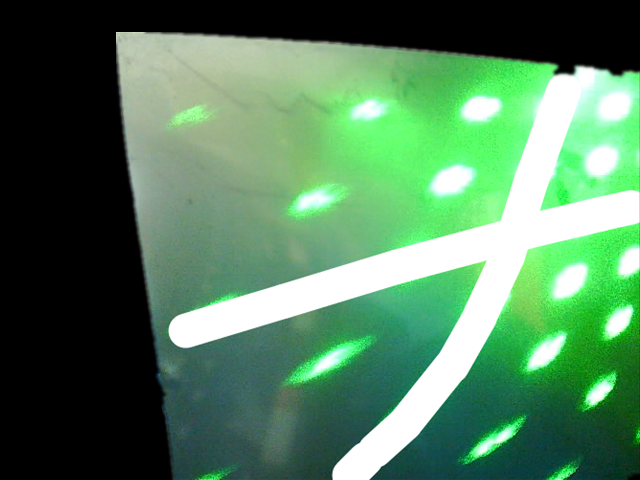
#> input picture Point_Stiching/sample2.png, 640 x 480 px
$ python indexing.py
#> lines starting #> are read from the running program, lines starting #| are printed output that depends on the picture; after the words box and inside, x2 and y2 are one past the last pixel; in counts of white or black regions, pixels touching at a corner belong together; long printed decimals are rounded
# -*- coding: UTF-8 -*-

import os
import sys
import cv2
import math
import numpy as np
from matplotlib import pyplot as plt
from skimage.measure import label, regionprops

from utils import *


NUM_DIR = 8

POINT_LIST = []

POINT_ELEM = {
    "angle": -1,
    "points": []
}


# [101 lines left out: functions draw_image, display_indexing, get_main_angles, extract_points, drop_point, indexing, not called in this run]

    # [4 lines of commented-out code are left out]


class ImageIndex(object):
    """Create indeices for each highlighted points on the image

    Longer class information....
    Longer class information....

    Attributes:
        likes_spam: A boolean indicating if we like SPAM or not.
        eggs: An integer count of the eggs we have laid.
    """
    def __init__(self):
        self.img_origin_bn = None
        self.img_points_bn = None
        self.img_cross_bn = None
        self.points = None
        self.center = None
        self.hor_angle = None
        self.ver_angle = None

    def get_indices(self, img_file):
#> called with img_file = 'sample2.png'
        img = cv2.imread(img_file, cv2.IMREAD_GRAYSCALE)
#> img: shape (480, 640); min 0, max 255, mean 113.9
        self.extract_coord(img)
        #self._test()

    def extract_coord(self, img):
        self._extract_features(img)
        self._parse_cross(img)

        self.center = (0,0)
        self.hor_angle = 0.0
        self.ver_angle = 90.0

    def _extract_features(self, img, thresh=221, min_rad=20, max_rad=80):
        """Extract crucial features from the input image

        Binarize the input image and extract the points and cross features.
        It is assumed that the points and cross are the only over-exposure region on the image.

        Args:
            img: Input numpy array of the grayscale image
            thresh: Thesholding value for the image binarization
            min_rad: Minimum radius of the points
            max_rad: Maximum radius of the points

        """
#> called with thresh = 221, min_rad = 20, max_rad = 80
        img = cv2.GaussianBlur(img,(5,5),0)
        _, img_bn = cv2.threshold(img, thresh, 255, cv2.THRESH_BINARY)
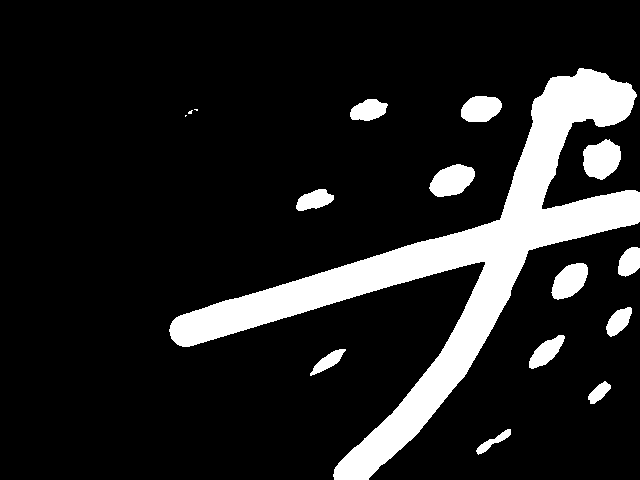
#> img_bn: shape (480, 640); 13.5% white; 16 white regions (3 under 20 px)
        self.img_origin_bn = img_bn.copy()
        self.img_cross_bn = np.zeros(img_bn.shape, dtype=np.uint8)

        # Create the region proposal mask and filter out the curve
        label_mask = label(img_bn, connectivity = 2)
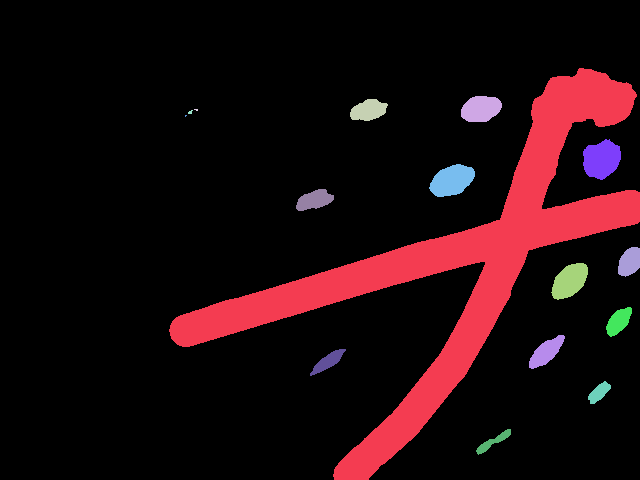
#> label_mask: shape (480, 640) int64; 17 distinct labels, from 0 to 16; one colour per label, 0 black
        properties = regionprops(label_mask)
#> properties = 16 regions; largest, box (x1, y1, x2, y2) and area: (169, 68, 640, 480) 33891, (583, 139, 621, 180) 1146, (429, 164, 475, 197) 1058, (551, 263, 588, 300) 923, (461, 96, 502, 122) 849

        points = []
        for prop in properties:
            diameter = prop.equivalent_diameter
            if diameter < min_rad:
                img_bn[label_mask==prop.label] = 0
            elif diameter > max_rad:
                img_bn[label_mask==prop.label] = 0
                self.img_cross_bn[label_mask==prop.label] = 255
            else:
                points.append([prop.centroid[1], prop.centroid[0]])
#> this loop made 16 passes
#> diameter on passes 1 to 12: 207.7, 32.88, 27.59, 2.76, 4.07, 1.95, 38.2, 36.7, 26.34, 25.38, 34.28, 24.44
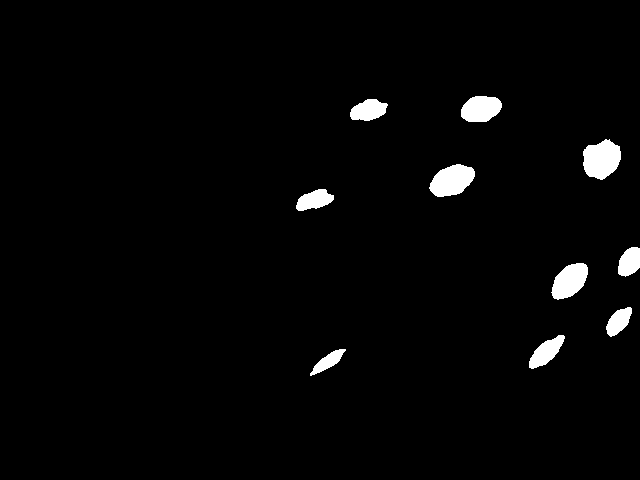
#> img_bn: shape (480, 640); 2.3% white; 10 white regions, largest, box (x1, y1, x2, y2) and area: (583, 139, 621, 180) 1146, (429, 164, 475, 197) 1058, (551, 263, 588, 300) 923
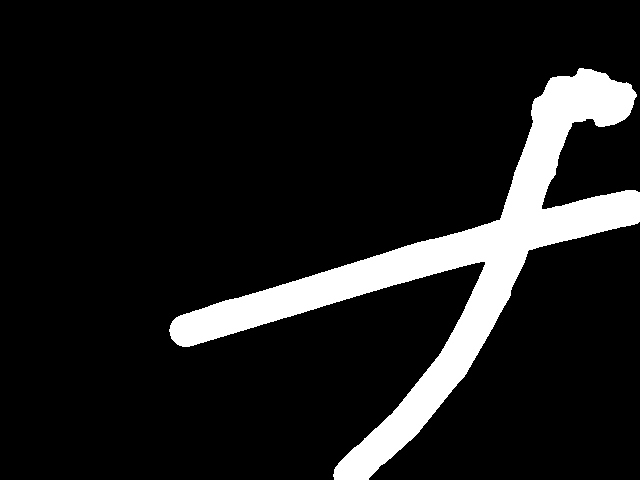
#> self.img_cross_bn: shape (480, 640); 11% white; 1 white region
#> after the loop, points = [[480.5, 108.5], [368.1, 109.9], [601.2, 158.9], [451.6, 180.2], [314, 199.7], [629.1, 261.5], [569.3, 280.5], [618.3, 321], [545.8, 351.7], [327.7, 361.2]]

        self.img_points_bn = img_bn
        self.points = points
#> self.points has the same summary as points

    def _parse_cross(self, img, thresh1=35, thresh2=135):
#> called with thresh1 = 35, thresh2 = 135
        if self.img_cross_bn is None: return
        # Method 1 - Using Hough Transform
        contours, hierarchy = cv2.findContours(self.img_cross_bn,cv2.RETR_TREE,cv2.CHAIN_APPROX_SIMPLE)
#> contours = 1 contour; box (x1, y1, x2, y2) and area: (169, 68, 640, 480) 32994
        edges = cv2.drawContours(np.zeros(img.shape, dtype=np.uint8),contours,-1,255,3)
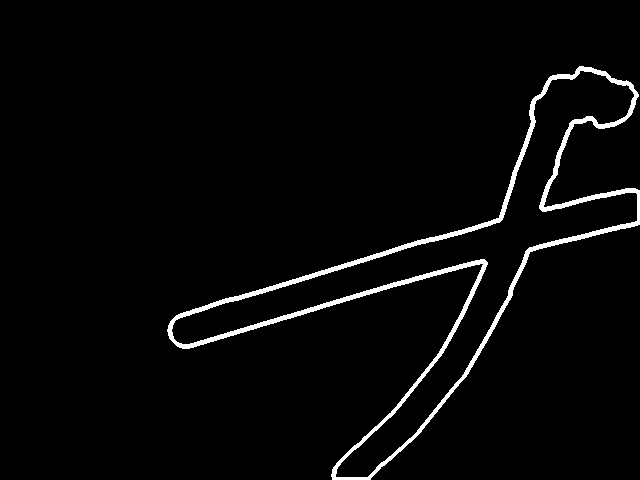
#> edges: shape (480, 640); 2.9% white; 1 white region, box (x1, y1, x2, y2) and area: (167, 66, 640, 480) 8805
        # edges = cv2.Canny(self.img_cross_bn, 35, 135)
        lines = cv2.HoughLines(edges, 1, np.pi/180, 220)
#> lines = [[350, 1.29], [355, 1.27], [378, 1.31], [384, 1.29], [388, 1.27], [371, 1.33], [344, 1.31], [357, 1.26]]
        for line in lines:
            rho, theta = line[0]
            a = np.cos(theta)
            b = np.sin(theta)
            x0 = a*rho
            y0 = b*rho
            print((x0, y0), rho)
            x1 = int(x0 + 1000*(-b))
            y1 = int(y0 + 1000*(a))
            x2 = int(x0 - 1000*(-b))
            y2 = int(y0 - 1000*(a))

            img = cv2.line(img,(x1,y1),(x2,y2),(0,0,255),1)
#> this loop made 8 passes
#> (rho, theta, a, b, x0, y0, x1, y1) on passes 1 to 8: (350, 1.29, 0.276, 0.961, 96.47, 336.4, -864, 612), (355, 1.27, 0.292, 0.956, 103.8, 339.5, -852, 631), (378, 1.31, 0.259, 0.966, 97.83, 365.1, -868, 623), (384, 1.29, 0.276, 0.961, 105.8, 369.1, -855, 644), (388, 1.27, 0.292, 0.956, 113.4, 371, -842, 663), (371, 1.33, 0.242, 0.97, 89.75, 360, -880, 601), (344, 1.31, 0.259, 0.966, 89.03, 332.3, -876, 591), (357, 1.26, 0.309, 0.951, 110.3, 339.5, -840, 648)
#| (96.4731, 336.4416) 350.0
#| (103.792, 339.4882) 355.0
#| (97.834, 365.120) 378.0
#| (105.845, 369.124) 384.0
#| (113.440, 371.046) 388.0
#| (89.753, 359.9797) 371.0
#| (89.034, 332.278) 344.0
#| (110.319, 339.5272) 357.0
#> pass 1, in _parse_cross, `img = cv2.line(img,(x1,y1),(x2,y2),(0,0,255),1)`:
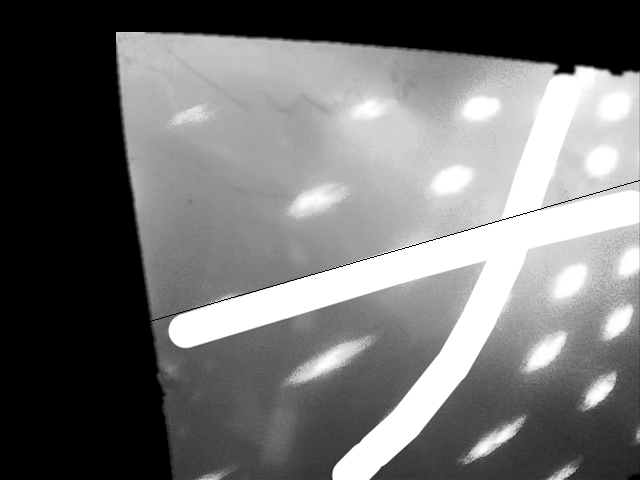
#> img: shape (480, 640); min 0, max 255, mean 113.6
#> after the loop:
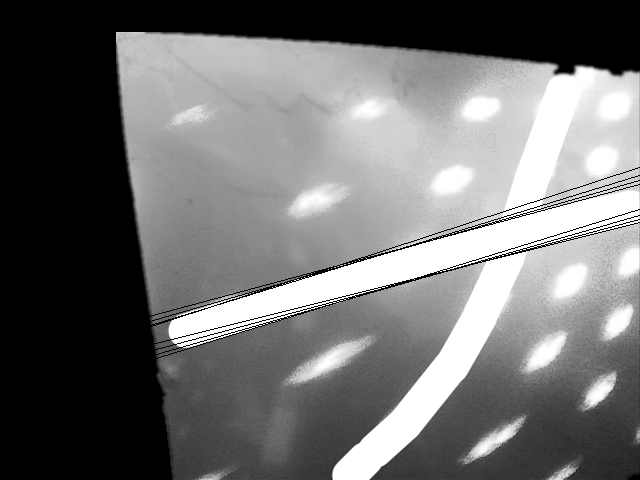
#> img: shape (480, 640); min 0, max 255, mean 111.4
        plt.subplot(1,2,1), plt.imshow(edges, cmap="gray"), plt.title("Cross Edges")
        plt.subplot(1,2,2), plt.imshow(img, cmap="gray"), plt.title("Lines")
        plt.show()


    # [31 lines left out: functions _get_hor_cross_center, _count_blocks, _test, not called in this run]


if __name__ == "__main__":
    img_file = "sample2.png"

    imageIndex = ImageIndex()
    imageIndex.get_indices(img_file)

$ run again, with Point_Stiching/sample1.png copied over Point_Stiching/sample2.png
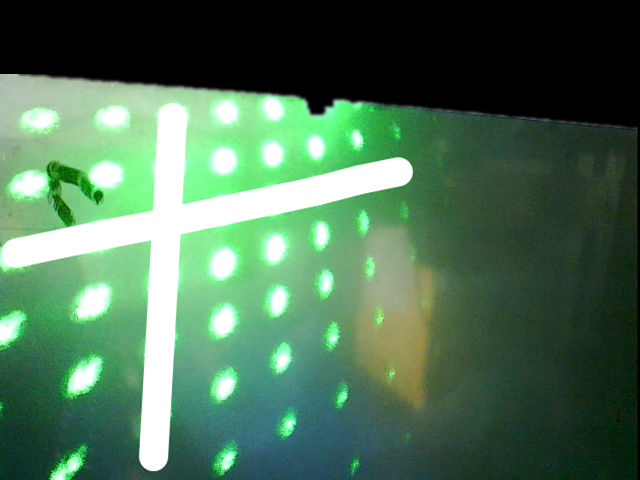
#> input picture Point_Stiching/sample1.png, 640 x 480 px
#> label_mask: shape (480, 640) int64; 28 distinct labels, from 0 to 27
#> properties = 27 regions; largest, box (x1, y1, x2, y2) and area: (0, 102, 412, 470) 22033, (76, 284, 111, 319) 873, (89, 161, 125, 190) 804, (208, 246, 238, 280) 773, (208, 145, 238, 176) 755
#> the loop in _extract_features, `for prop in properties:` made 27 passes
#> diameter on passes 1 to 8: 25.71, 29.92, 167.5, 30.65, 28.66, 12.21, 21.88, 26.7
#> after the loop in _extract_features, `for prop in properties:`:
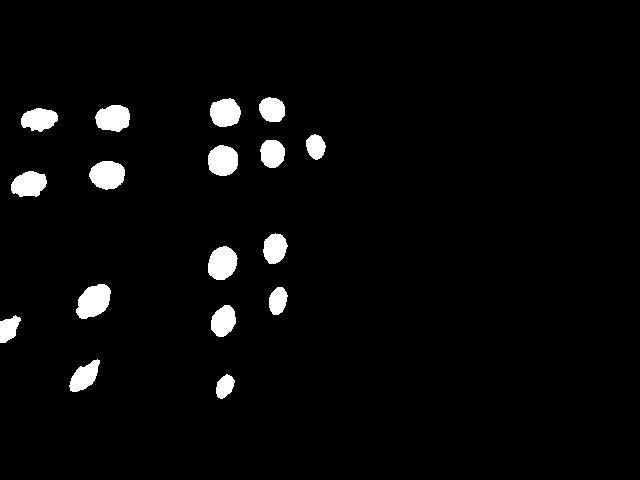
#> img_bn: shape (480, 640); 3.4% white; 17 white regions, largest, box (x1, y1, x2, y2) and area: (76, 284, 111, 319) 873, (89, 161, 125, 190) 804, (208, 246, 238, 280) 773
#> after the loop in _extract_features, `for prop in properties:`: points = [[271.8, 109.2], [224.8, 112.4], [112.7, 117.8], [38.78, 119], [315.3, 146.3], [272, 153.1], [222.5, 160.2], [107, 174.5], [28.59, 183.8], [274.5, 248], [222, 262.8], [93.22, 300.9], [277.5, 300.4], [223, 320.7], [8.37, 328.4], [84.04, 376.2], [224.5, 386]]
#> self.points has the same summary as points
#> contours = 1 contour; box (x1, y1, x2, y2) and area: (0, 102, 412, 470) 21289
#> edges: shape (480, 640); 2.4% white; 1 white region, box (x1, y1, x2, y2) and area: (0, 100, 414, 472) 7388
#> lines = [[237, 1.36], [265, 1.36], [196, 0.0698], [162, 0.0524], [158, 0.0349], [192, 0.0524], [263, 1.38], [268, 1.34], [233, 1.38], [273, 1.33], [202, 0.0873], [241, 1.34]]
#> the loop in _parse_cross, `for line in lines:` made 12 passes
#> (rho, theta, a, b, x0, y0, x1, y1) on passes 1 to 8: (237, 1.36, 0.208, 0.978, 49.28, 231.8, -928, 439), (265, 1.36, 0.208, 0.978, 55.1, 259.2, -923, 467), (196, 0.0698, 0.998, 0.0698, 195.5, 13.67, 125, 1011), (162, 0.0524, 0.999, 0.0523, 161.8, 8.48, 109, 1007), (158, 0.0349, 0.999, 0.0349, 157.9, 5.51, 123, 1004), (192, 0.0524, 0.999, 0.0523, 191.7, 10.05, 139, 1008), (263, 1.38, 0.191, 0.982, 50.18, 258.2, -931, 448), (268, 1.34, 0.225, 0.974, 60.29, 261.1, -914, 486)
#> (printed output is left out)
#> after the loop in _parse_cross, `for line in lines:`:
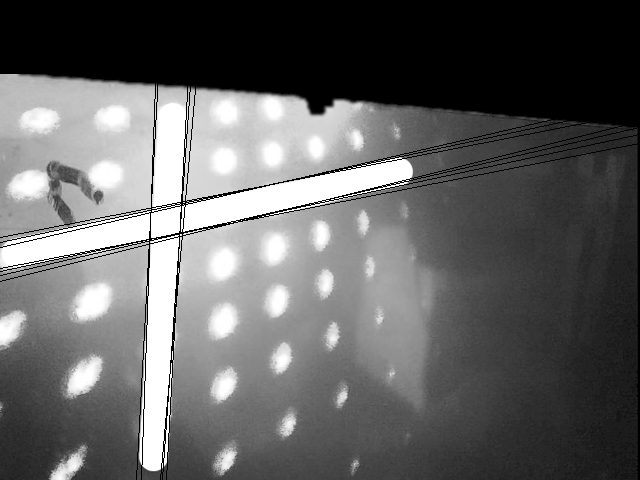
#> img: shape (480, 640); min 0, max 255, mean 98.7
